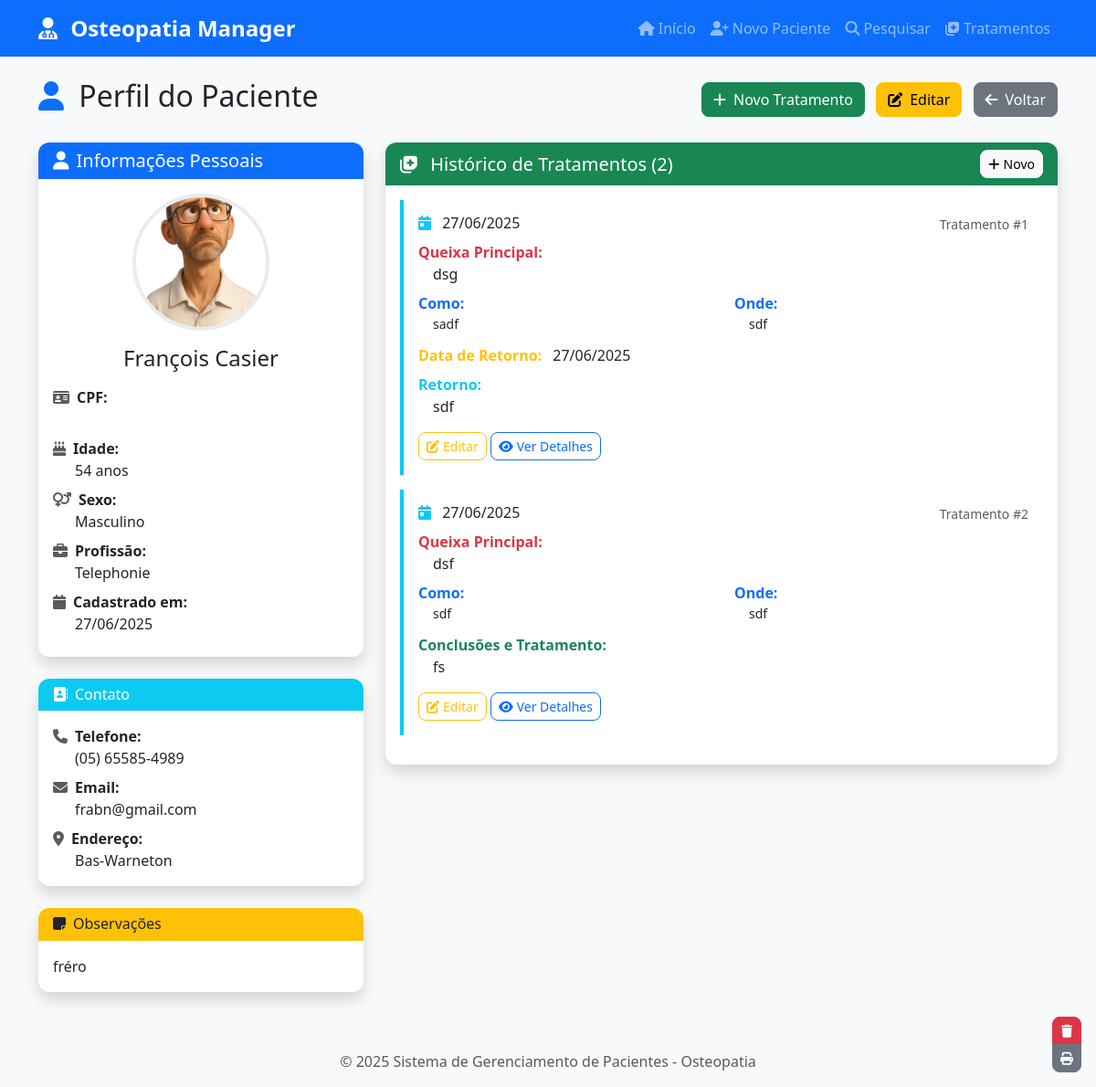
The app's page /paciente/3 with its own data.
### database/models.py (models this page shows, shortened)
class Paciente(db.Model):
    __tablename__ = 'pacientes'
    id = db.Column(db.Integer, primary_key=True)
    nome_completo = db.Column(db.String(200), nullable=False)
    data_registro = db.Column(db.Date, nullable=False, default=datetime.utcnow().date())
    profissao = db.Column(db.String(100))
    sexo = db.Column(db.String(20))
    idade = db.Column(db.Integer)
    endereco = db.Column(db.Text)
    cpf = db.Column(db.String(14), unique=True, nullable=True)
    telefone = db.Column(db.String(20))
    email = db.Column(db.String(120))
    foto_path = db.Column(db.String(200))
    notas = db.Column(db.Text)
    created_at = db.Column(db.DateTime, default=datetime.utcnow)
    updated_at = db.Column(db.DateTime, default=datetime.utcnow, onupdate=datetime.utcnow)
    tratamentos = db.relationship('Tratamento', backref='paciente', lazy=True, cascade='all, delete-orphan')

class Tratamento(db.Model):
    __tablename__ = 'tratamentos'
    id = db.Column(db.Integer, primary_key=True)
    paciente_id = db.Column(db.Integer, db.ForeignKey('pacientes.id'), nullable=False)
    nome_completo = db.Column(db.String(200), nullable=False)
    data_tratamento = db.Column(db.Date, nullable=False, default=datetime.utcnow().date())
    queixa_principal = db.Column(db.Text)
    como = db.Column(db.Text)
    onde = db.Column(db.Text)
    exames_complementares = db.Column(db.Text)
    antecedentes = db.Column(db.Text)
    tratamentos_anteriores = db.Column(db.Text)
    qualidade_sono = db.Column(db.String(100))
    movimentos = db.Column(db.Text)
    irradiacoes = db.Column(db.Text)
    conclusoes_tratamento = db.Column(db.Text)
    data_retorno = db.Column(db.Date)
    retorno = db.Column(db.Text)
    created_at = db.Column(db.DateTime, default=datetime.utcnow)
    updated_at = db.Column(db.DateTime, default=datetime.utcnow, onupdate=datetime.utcnow)

### app.py (the view)
@app.route('/paciente/<int:id>')
def perfil_paciente(id):
    paciente = Paciente.query.get_or_404(id)
    tratamentos = Tratamento.query.filter_by(paciente_id=id).order_by(Tratamento.data_tratamento.desc()).all()
    return render_template('perfil_paciente.html', paciente=paciente, tratamentos=tratamentos)

### app.py (called while the page is built)
@app.template_filter('format_cpf')
def format_cpf_filter(cpf):
    return format_cpf(cpf) if cpf else ''

@app.template_filter('format_phone')
def format_phone_filter(phone):
    return format_phone(phone) if phone else ''

@app.context_processor
def inject_today():
    return {'today': date.today()}

### utils/helpers.py (called while the page is built)
def format_phone(phone):
    phone = re.sub(r'[^0-9]', '', phone)
    if len(phone) == 11:
        return f"({phone[:2]}) {phone[2:7]}-{phone[7:]}"
    elif len(phone) == 10:
        return f"({phone[:2]}) {phone[2:6]}-{phone[6:]}"
    return phone

### templates/perfil_paciente.html (shortened to what this page needs)
{% extends "base.html" %}
{% block content %}
<div class="row">
    <div class="col-12">
        <div class="d-flex justify-content-between align-items-center mb-4">
            <h2>
                <i class="fas fa-user me-2 text-primary"></i>
                Perfil do Paciente
            </h2>
            <div>
                <a href="{{ url_for('novo_tratamento', paciente_id=paciente.id) }}" class="btn btn-success me-2">
                    <i class="fas fa-plus me-2"></i>Novo Tratamento
                </a>
                <a href="{{ url_for('editar_paciente', id=paciente.id) }}" class="btn btn-warning me-2">
                    <i class="fas fa-edit me-2"></i>Editar
                </a>
                <a href="{{ url_for('pesquisar_pacientes') }}" class="btn btn-secondary">
                    <i class="fas fa-arrow-left me-2"></i>Voltar
                </a>
            </div>
        </div>
    </div>
</div>
<div class="row">
    <div class="col-lg-4">
        <div class="card shadow mb-4">
            <div class="card-header bg-primary text-white">
                <h5 class="mb-0">
                    <i class="fas fa-user me-2"></i>Informações Pessoais
                </h5>
            </div>
            <div class="card-body text-center">
                <div class="mb-3">
                    {% if paciente.foto_path %}
                        <img src="{{ url_for('static', filename='uploads/' + paciente.foto_path) }}"
                             alt="Foto de {{ paciente.nome_completo }}"
                             class="patient-avatar-large">
                    {% else %}
                        <div class="patient-avatar-large bg-secondary d-flex align-items-center justify-content-center mx-auto">
                            <i class="fas fa-user fa-4x text-white"></i>
                        </div>
                    {% endif %}
                </div>
                <h4 class="mb-3">{{ paciente.nome_completo }}</h4>
                <div class="row text-start">
                    <div class="col-12 mb-2">
                        <strong><i class="fas fa-id-card me-2 text-muted"></i>CPF:</strong><br>
                    </div>
                    {% if paciente.idade %}
                    <div class="col-12 mb-2">
                        <strong><i class="fas fa-birthday-cake me-2 text-muted"></i>Idade:</strong><br>
                        <span class="ms-4">{{ paciente.idade }} anos</span>
                    </div>
                    {% endif %}
                    {% if paciente.sexo %}
                    <div class="col-12 mb-2">
                        <strong><i class="fas fa-venus-mars me-2 text-muted"></i>Sexo:</strong><br>
                        <span class="ms-4">{{ paciente.sexo }}</span>
                    </div>
                    {% endif %}
                    {% if paciente.profissao %}
                    <div class="col-12 mb-2">
                        <strong><i class="fas fa-briefcase me-2 text-muted"></i>Profissão:</strong><br>
                        <span class="ms-4">{{ paciente.profissao }}</span>
                    </div>
                    {% endif %}
                    <div class="col-12 mb-2">
                        <strong><i class="fas fa-calendar me-2 text-muted"></i>Cadastrado em:</strong><br>
                        <span class="ms-4">{{ paciente.data_registro.strftime('%d/%m/%Y') }}</span>
                    </div>
                </div>
            </div>
        </div>
        <div class="card shadow mb-4">
            <div class="card-header bg-info text-white">
                <h6 class="mb-0">
                    <i class="fas fa-address-book me-2"></i>Contato
                </h6>
            </div>
            <div class="card-body">
                {% if paciente.telefone %}
                <div class="mb-2">
                    <strong><i class="fas fa-phone me-2 text-muted"></i>Telefone:</strong><br>
                    <span class="ms-4">{{ paciente.telefone | format_phone }}</span>
                </div>
                {% endif %}
                {% if paciente.email %}
                <div class="mb-2">
                    <strong><i class="fas fa-envelope me-2 text-muted"></i>Email:</strong><br>
                    <span class="ms-4">{{ paciente.email }}</span>
                </div>
                {% endif %}
                {% if paciente.endereco %}
                <div class="mb-0">
                    <strong><i class="fas fa-map-marker-alt me-2 text-muted"></i>Endereço:</strong><br>
                    <span class="ms-4">{{ paciente.endereco }}</span>
                </div>
                {% endif %}
            </div>
        </div>
        {% if paciente.notas %}
        <div class="card shadow">
            <div class="card-header bg-warning text-dark">
                <h6 class="mb-0">
                    <i class="fas fa-sticky-note me-2"></i>Observações
                </h6>
            </div>
            <div class="card-body">
                <p class="mb-0">{{ paciente.notas }}</p>
            </div>
        </div>
        {% endif %}
    </div>
    <div class="col-lg-8">
        <div class="card shadow">
            <div class="card-header bg-success text-white d-flex justify-content-between align-items-center">
                <h5 class="mb-0">
                    <i class="fas fa-notes-medical me-2"></i>
                    Histórico de Tratamentos ({{ tratamentos|length }})
                </h5>
                <a href="{{ url_for('novo_tratamento', paciente_id=paciente.id) }}" class="btn btn-light btn-sm">
                    <i class="fas fa-plus me-1"></i>Novo
                </a>
            </div>
            <div class="card-body">
                {% if tratamentos %}
                    <div class="timeline">
                        {% for tratamento in tratamentos %}
                        <div class="treatment-item p-3 mb-3">
                            <div class="d-flex justify-content-between align-items-start mb-2">
                                <h6 class="mb-0">
                                    <i class="fas fa-calendar-day me-2 text-info"></i>
                                    {{ tratamento.data_tratamento.strftime('%d/%m/%Y') }}
                                </h6>
                                <small class="text-muted">
                                    Tratamento #{{ tratamento.id }}
                                </small>
                            </div>
                            {% if tratamento.queixa_principal %}
                            <div class="mb-2">
                                <strong class="text-danger">Queixa Principal:</strong>
                                <p class="mb-1 ms-3">{{ tratamento.queixa_principal }}</p>
                            </div>
                            {% endif %}
                            <div class="row">
                                {% if tratamento.como %}
                                <div class="col-md-6 mb-2">
                                    <strong class="text-primary">Como:</strong>
                                    <p class="mb-1 ms-3 small">{{ tratamento.como }}</p>
                                </div>
                                {% endif %}
                                {% if tratamento.onde %}
                                <div class="col-md-6 mb-2">
                                    <strong class="text-primary">Onde:</strong>
                                    <p class="mb-1 ms-3 small">{{ tratamento.onde }}</p>
                                </div>
                                {% endif %}
                            </div>
                            {% if tratamento.conclusoes_tratamento %}
                            <div class="mb-2">
                                <strong class="text-success">Conclusões e Tratamento:</strong>
                                <p class="mb-1 ms-3">{{ tratamento.conclusoes_tratamento }}</p>
                            </div>
                            {% endif %}
                            {% if tratamento.data_retorno %}
                            <div class="mb-2">
                                <strong class="text-warning">Data de Retorno:</strong>
                                <span class="ms-2">{{ tratamento.data_retorno.strftime('%d/%m/%Y') }}</span>
                            </div>
                            {% endif %}
                            {% if tratamento.retorno %}
                            <div class="mb-2">
                                <strong class="text-info">Retorno:</strong>
                                <p class="mb-1 ms-3">{{ tratamento.retorno }}</p>
                            </div>
                            {% endif %}
                            <div class="mt-3">
                                <div>
                                        <a href="{{ url_for('editar_tratamento', id=tratamento.id) }}" class="btn btn-outline-warning btn-sm">
                                            <i class="fas fa-edit me-1"></i>Editar
                                        </a>
                                        <button class="btn btn-outline-primary btn-sm" data-bs-toggle="collapse"
                                                data-bs-target="#tratamento-{{ tratamento.id }}">
                                            <i class="fas fa-eye me-1"></i>Ver Detalhes
                                        </button>
                                    </div>
                            </div>
                        </div>
                        {% endfor %}
                    </div>
                {% endif %}
            </div>
        </div>
    </div>
</div>
<div class="position-fixed bottom-0 end-0 p-3">
    <div class="btn-group-vertical" role="group">
        <button type="button" class="btn btn-danger btn-sm" data-bs-toggle="modal" data-bs-target="#deleteModal">
            <i class="fas fa-trash"></i>
        </button>
        <button type="button" class="btn btn-secondary btn-sm" onclick="window.print()">
            <i class="fas fa-print"></i>
        </button>
    </div>
</div>
{% endblock %}

### static/css/style.css (style rules this page uses)
:root { --primary-color: #0d6efd; --success-color: #198754; --info-color: #0dcaf0; --warning-color: #ffc107; --danger-color: #dc3545; --secondary-color: #6c757d; --light-color: #f8f9fa; --dark-color: #212529; }
body { font-family: 'Segoe UI', Tahoma, Geneva, Verdana, sans-serif; background-color: #f8f9fa; }
.btn { border-radius: 8px; font-weight: 500; transition: all 0.2s ease-in-out; }
.card { border: none; border-radius: 12px; overflow: hidden; }
.card-header { border-bottom: none; font-weight: 600; }
.patient-avatar-large { width: 150px; height: 150px; border-radius: 50%; object-fit: cover; border: 4px solid #e9ecef; }
.treatment-item { border-left: 4px solid var(--info-color); background-color: white; border-radius: 0 8px 8px 0; transition: all 0.2s ease-in-out; }

### records on screen
Paciente: foto_path (picture), nome_completo "François Casier", idade "54", sexo "Masculino", profissao "Telephonie", data_registro "27/06/2025", telefone "(05) 65585-4989", email "frabn@gmail.com", endereco "Bas-Warneton", notas "fréro"
Tratamento: data_tratamento "27/06/2025", id "1", queixa_principal "dsg", como "sadf", onde "sdf", data_retorno "27/06/2025", retorno "sdf"
Tratamento: data_tratamento "27/06/2025", id "2", queixa_principal "dsf", como "sdf", onde "sdf", conclusoes_tratamento "fs"

### other values on screen
{{ tratamentos|length }} "2"
